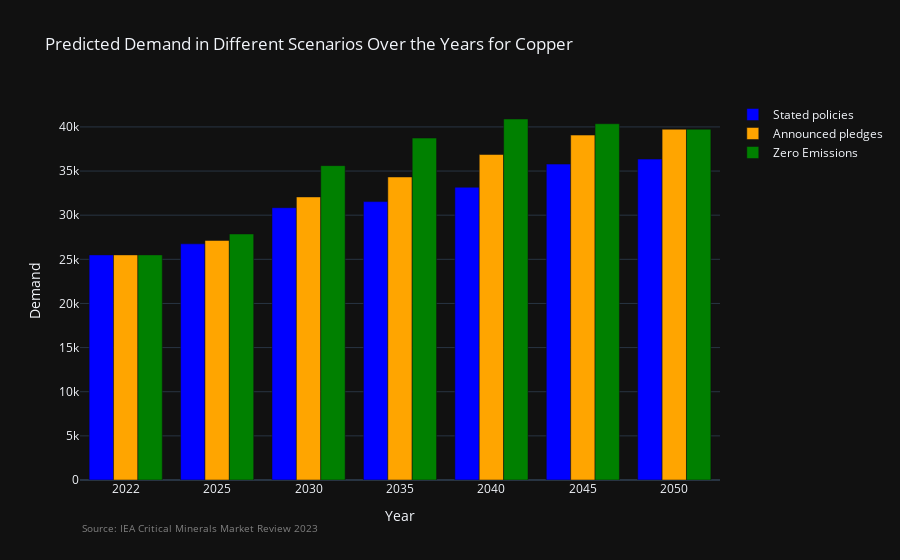
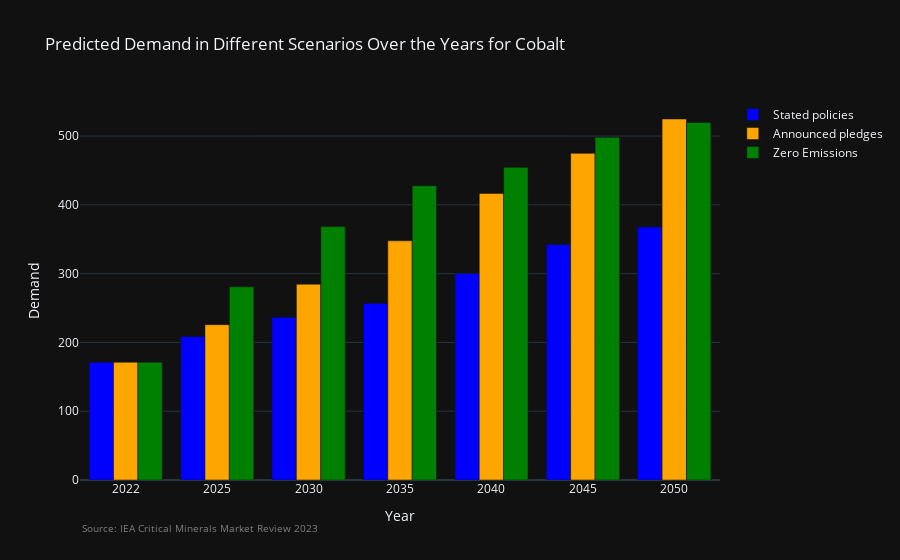
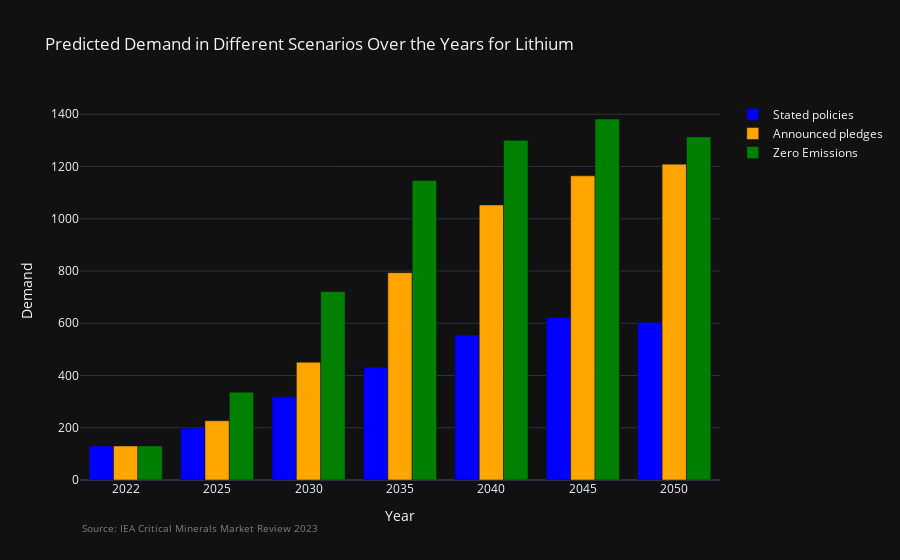
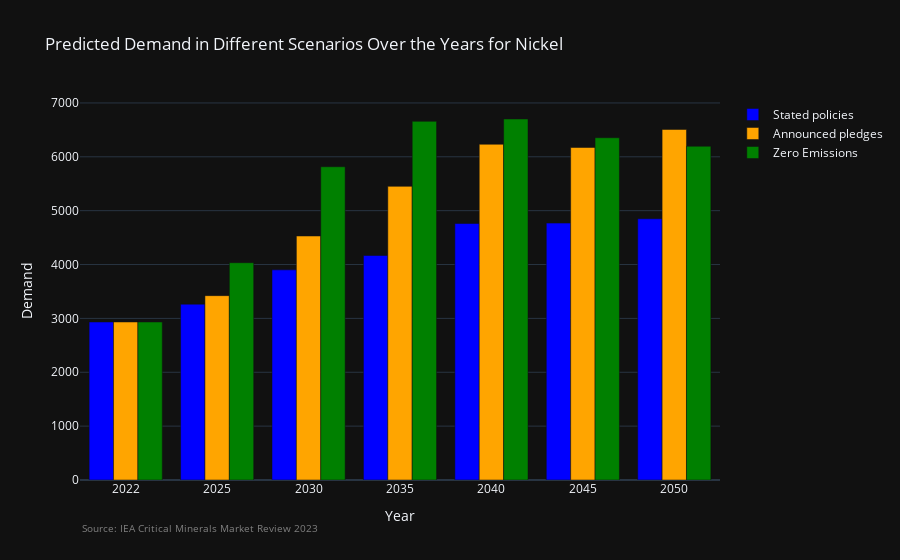

Write notebook code for charts like these, in order.
### Code cell
import plotly.graph_objects as go

minerals = ['Copper', 'Cobalt', 'Lithium', 'Nickel', 'Neodymium']

# Colors for scenarios
scenario_colors = ['blue', 'orange', 'green'] 

# Create a plot for each mineral
for i, mineral in enumerate(minerals, start=22):  # Start numbering from 23
    mineral_demand = df_scenarios[(df_scenarios['Mineral'] == mineral) & (df_scenarios['Industry'] == 'Total demand')]
    scenarios = mineral_demand['Scenario']

    fig = go.Figure()

    for j, scenario in enumerate(scenarios, start=1):
        fig.add_trace(
            go.Bar(
                x=df_scenarios.columns[3:],
                y=mineral_demand.iloc[j-1, 3:],
                name=scenario,
                marker=dict(color=scenario_colors[j-1])  # Assign color 
            )
        )

    fig.update_layout(
        title="Predicted Demand in Different Scenarios Over the Years for " + mineral,
        xaxis_title="Year",
        yaxis_title="Demand",
        template="plotly_dark",
        annotations=[
            dict(
                text="Source: IEA Critical Minerals Market Review 2023",
                xref="paper", yref="paper",
                x=0, y=-0.15,
                showarrow=False,
                font=dict(size=10, color="grey")
            )
        ],
        showlegend=True
    )

    locals()["fig" + str(i)] = fig  # Assign the figure to a variable with the name "fig" + i

# Now you can show each figure using the corresponding variable name

fig22.show()
fig23.show()
fig24.show()
fig25.show()
fig26.show()

### Figure 1 — Plotly figure (JSON) as saved in the notebook; plotly's stock layout.template omitted (floating-point values rounded to 4 significant figures)
{"data": [{"marker": {"color": "blue"}, "name": "Stated policies", "type": "bar", "x": ["2022", "2025", "2030", "2035", "2040", "2045", "2050"], "y": [25500.0, 26750.0, 30850.0, 31540.0, 33160.0, 35790.0, 36350.0]}, {"marker": {"color": "orange"}, "name": "Announced pledges", "type": "bar", "x": ["2022", "2025", "2030", "2035", "2040", "2045", "2050"], "y": [25500.0, 27140.0, 32070.0, 34330.0, 36870.0, 39080.0, 39740.0]}, {"marker": {"color": "green"}, "name": "Zero Emissions", "type": "bar", "x": ["2022", "2025", "2030", "2035", "2040", "2045", "2050"], "y": [25500.0, 27870.0, 35610.0, 38730.0, 40900.0, 40360.0, 39730.0]}], "layout": {"annotations": [{"font": {"color": "grey", "size": 10}, "showarrow": false, "text": "Source: IEA Critical Minerals Market Review 2023", "x": 0, "xref": "paper", "y": -0.15, "yref": "paper"}], "showlegend": true, "title": {"text": "Predicted Demand in Different Scenarios Over the Years for Copper"}, "xaxis": {"title": {"text": "Year"}}, "yaxis": {"title": {"text": "Demand"}}}}

### Figure 2 — Plotly figure (JSON) as saved in the notebook; plotly's stock layout.template omitted (floating-point values rounded to 4 significant figures)
{"data": [{"marker": {"color": "blue"}, "name": "Stated policies", "type": "bar", "x": ["2022", "2025", "2030", "2035", "2040", "2045", "2050"], "y": [171.2, 208.5, 236.4, 256.9, 300.1, 342.3, 367.6]}, {"marker": {"color": "orange"}, "name": "Announced pledges", "type": "bar", "x": ["2022", "2025", "2030", "2035", "2040", "2045", "2050"], "y": [171.2, 225.8, 284.6, 347.7, 416.6, 474.8, 524.8]}, {"marker": {"color": "green"}, "name": "Zero Emissions", "type": "bar", "x": ["2022", "2025", "2030", "2035", "2040", "2045", "2050"], "y": [171.2, 280.8, 368.4, 427.8, 454.5, 498.2, 519.7]}], "layout": {"annotations": [{"font": {"color": "grey", "size": 10}, "showarrow": false, "text": "Source: IEA Critical Minerals Market Review 2023", "x": 0, "xref": "paper", "y": -0.15, "yref": "paper"}], "showlegend": true, "title": {"text": "Predicted Demand in Different Scenarios Over the Years for Cobalt"}, "xaxis": {"title": {"text": "Year"}}, "yaxis": {"title": {"text": "Demand"}}}}

### Figure 3 — Plotly figure (JSON) as saved in the notebook; plotly's stock layout.template omitted (floating-point values rounded to 4 significant figures)
{"data": [{"marker": {"color": "blue"}, "name": "Stated policies", "type": "bar", "x": ["2022", "2025", "2030", "2035", "2040", "2045", "2050"], "y": [130.2, 198.7, 318.8, 432.7, 555.1, 622.5, 603.4]}, {"marker": {"color": "orange"}, "name": "Announced pledges", "type": "bar", "x": ["2022", "2025", "2030", "2035", "2040", "2045", "2050"], "y": [130.2, 226.9, 451.0, 793.7, 1053.0, 1164.0, 1209.0]}, {"marker": {"color": "green"}, "name": "Zero Emissions", "type": "bar", "x": ["2022", "2025", "2030", "2035", "2040", "2045", "2050"], "y": [130.2, 336.1, 721.4, 1147.0, 1300.0, 1382.0, 1313.0]}], "layout": {"annotations": [{"font": {"color": "grey", "size": 10}, "showarrow": false, "text": "Source: IEA Critical Minerals Market Review 2023", "x": 0, "xref": "paper", "y": -0.15, "yref": "paper"}], "showlegend": true, "title": {"text": "Predicted Demand in Different Scenarios Over the Years for Lithium"}, "xaxis": {"title": {"text": "Year"}}, "yaxis": {"title": {"text": "Demand"}}}}

### Figure 4 — Plotly figure (JSON) as saved in the notebook; plotly's stock layout.template omitted (floating-point values rounded to 4 significant figures)
{"data": [{"marker": {"color": "blue"}, "name": "Stated policies", "type": "bar", "x": ["2022", "2025", "2030", "2035", "2040", "2045", "2050"], "y": [2934.0, 3264.0, 3901.0, 4168.0, 4761.0, 4769.0, 4849.0]}, {"marker": {"color": "orange"}, "name": "Announced pledges", "type": "bar", "x": ["2022", "2025", "2030", "2035", "2040", "2045", "2050"], "y": [2934.0, 3422.0, 4530.0, 5451.0, 6232.0, 6173.0, 6508.0]}, {"marker": {"color": "green"}, "name": "Zero Emissions", "type": "bar", "x": ["2022", "2025", "2030", "2035", "2040", "2045", "2050"], "y": [2934.0, 4034.0, 5815.0, 6658.0, 6702.0, 6354.0, 6196.0]}], "layout": {"annotations": [{"font": {"color": "grey", "size": 10}, "showarrow": false, "text": "Source: IEA Critical Minerals Market Review 2023", "x": 0, "xref": "paper", "y": -0.15, "yref": "paper"}], "showlegend": true, "title": {"text": "Predicted Demand in Different Scenarios Over the Years for Nickel"}, "xaxis": {"title": {"text": "Year"}}, "yaxis": {"title": {"text": "Demand"}}}}
